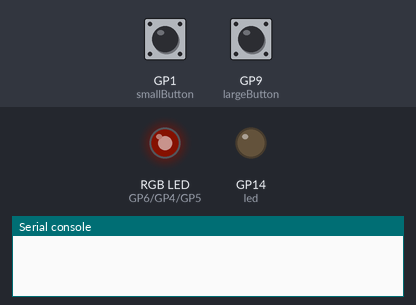
Bench run of a program on a simulated Raspberry Pi Pico running CircuitPython. Parts: an RGB LED mixed from three pins (HIGH = lit), output pins drawn as LEDs (lit = HIGH), the last lines printed to the serial console. Inputs (shaded band) come from the test bench; at power-on: GP1 (smallButton) HIGH, GP9 (largeButton) HIGH. Dim RGB values are drawn brighter than linear; random numbers come from a fixed seed; pins used as bus, display or sensor lines are not drawn.

Above: at 1.4 s.
At 10.3 s:
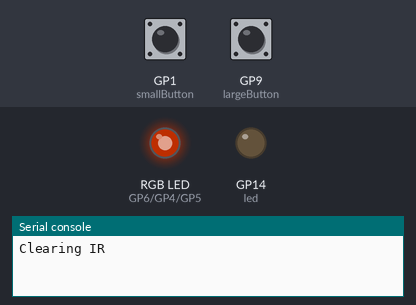
10.4 s: GP1 (smallButton) pulled LOW for 0.15 s
12.0 s: GP9 (largeButton) pulled LOW for 0.15 s
13.6 s: GP1 (smallButton) pulled LOW for 1 s
At 14.5 s:
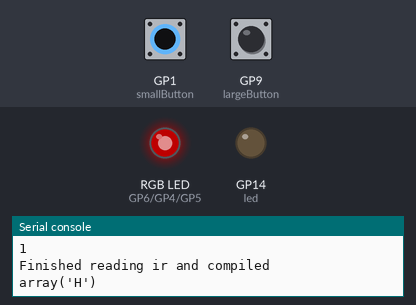
Timing chart, 0 to 14.7 s (numbered marks = the images above; inputs shaded):
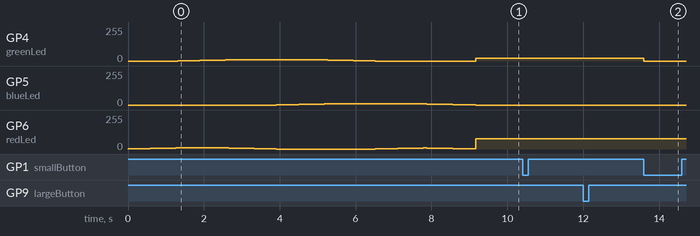

The program:

code.py
```python
import time
import board
from digitalio import DigitalInOut, Direction, Pull
import pwmio
import digitalio
import random
import alarm
import pulseio
import array

#Order of apple remote capture
#1. MENU
#2. PAUSE
#3. UP
#4. DOWN
#5. LEFT
#6. RIGHT
#7. SELECT

debug = False

piezo = True

led = pwmio.PWMOut(board.GP14, frequency=5000, duty_cycle=0)

if piezo:
    piezo = pwmio.PWMOut(board.GP8, frequency=1000, duty_cycle=0)
else:
    piezo = pwmio.PWMOut(board.GP2, frequency=1000, duty_cycle=0)

redLed = pwmio.PWMOut(board.GP6, frequency=5000, duty_cycle=0)
greenLed = pwmio.PWMOut(board.GP4, frequency=5000, duty_cycle=0)
blueLed = pwmio.PWMOut(board.GP5, frequency=5000, duty_cycle=0)

ir_read = pulseio.PulseIn(board.GP18, maxlen=100, idle_state=True)
ir_led = pulseio.PulseOut(board.GP13, frequency=38000, duty_cycle=2**15)

largeButton = DigitalInOut(board.GP9)
largeButton.direction = Direction.INPUT
largeButton.pull = Pull.UP

smallButton = digitalio.DigitalInOut(board.GP1)
smallButton.direction = digitalio.Direction.INPUT
smallButton.pull = digitalio.Pull.UP

#pulses = []

def resetRGBLEDValues():
    redLed.duty_cycle = 0
    greenLed.duty_cycle = 0
    blueLed.duty_cycle = 0

def rainbowLED(timeLength=0.0009, stop=None, valuer=True):
    resetRGBLEDValues()
    for i in range(0, 2000):
        redLed.duty_cycle = i
        time.sleep(timeLength)
        if stop != None:
            if stop.value == valuer:
                return
    for i in range(0, 2000):
        greenLed.duty_cycle = i
        time.sleep(timeLength)
        if stop != None:
            if stop.value == valuer:
                return
    for i in reversed(range(0, 2000)):
        redLed.duty_cycle = i
        time.sleep(timeLength)
        if stop != None:
            if stop.value == valuer:
                return
    for i in range(0, 2000):
        blueLed.duty_cycle = i
        time.sleep(timeLength)
        if stop != None:
            if stop.value == valuer:
                return
    for i in reversed(range(0, 2000)):
        greenLed.duty_cycle = i
        time.sleep(timeLength)
        if stop != None:
            if stop.value == valuer:
                return
    for i in range(0, 2000):
        redLed.duty_cycle = i
        time.sleep(timeLength)
        if stop != None:
            if stop.value == valuer:
                return
    for i in reversed(range(0, 2000)):
        redLed.duty_cycle = i
        blueLed.duty_cycle = i
        time.sleep(timeLength)
        if stop != None:
            if stop.value == valuer:
                return

# mode = -1
ir_read.pause()

mode = 0
maxModePlus1 = 4
resetRGBLEDValues()

i = 0

# for i in range(0, 20000):
#     if i < 5001:
#         greenLed.duty_cycle = i
#     redLed.duty_cycle = i
#     time.sleep(.000000000001)

rainbowLED(timeLength=0.0006, stop=largeButton, valuer=False)

command = array.array('H', [65000, 100, 65000, 100])

while True:
    if debug:
        print(str(mode))

#########################################################################################################
    #Mode 0 - Normal: IR, random tones etc. Colour = Orange/Yellow
    if mode == 0:
        redLed.duty_cycle = 20000
        greenLed.duty_cycle = 5000

        while smallButton.value:
            if smallButton.value:
                print("Clearing IR")
                ir_read.clear()
                ir_read.resume()
                while smallButton.value:
                    if not largeButton.value:
                        if mode + 1 != maxModePlus1:
                            mode += 1
                        else:
                            mode = 0
                        print(str(mode))
                        while not largeButton.value:
                            time.sleep(.25)

                ir_read.pause()
                command = array.array('H', [ir_read[x] for x in range(len(ir_read))])
                led.deinit()
                led = pulseio.PulseOut(board.GP14, frequency=38000, duty_cycle=2**15)
                led.send(command)
                led.deinit()
                led = pwmio.PWMOut(board.GP14, frequency=5000, duty_cycle=0)
                print("Finished reading ir and compiled")
                print(str(command))
                #pulses.append(command)

        if not largeButton.value:
            print('IR COMMAND IS: ' + str(command))
            time.sleep(.5)
            while largeButton.value:
                led.duty_cycle = 65535
            resetRGBLEDValues()
            for c in range(1, 5000):
                led.duty_cycle = random.randint(100, 65535)
                piezo.duty_cycle = random.randint(100, 65535)
            print("Finished pre-dance")
            #for com in pulses:
            ir_led.send(command)
                #print(str(com))
                #time.sleep(.25)
            print("Sent IR")
            while not largeButton.value:
                led.duty_cycle = random.randint(100, 65535)
                piezo.duty_cycle = random.randint(100, 65535)
            led.duty_cycle = 0
            piezo.duty_cycle = 0

        else:
            continue

#########################################################################################################
    #Mode 1: Sustained Annoying Tones. Color = Red
    if mode == 1:
        resetRGBLEDValues()
        redLed.duty_cycle = 10000
        if not largeButton.value:
            #IR Stuff happens here
            resetRGBLEDValues()
            while not largeButton.value:
                led.duty_cycle = 65535
                piezo.duty_cycle = 65535
                if smallButton.value:
                    if mode + 1 != maxModePlus1:
                        mode += 1
                    else:
                        mode = 0
                    print(str(mode))
                    while smallButton.value:
                        time.sleep(.25)
                continue
            led.duty_cycle = 0
            piezo.duty_cycle = 0
        else:
            continue

#########################################################################################################
    #Mode 2: BLAST IR EVERYWHERE! - Purple: Tries evveery on/off code that it knows to try and turn off any tv
    if mode == 2:
        resetRGBLEDValues()
        blueLed.duty_cycle =  2000
        redLed.duty_cycle = 2000
        led.deinit()
        led = DigitalInOut(board.GP14)
        led.direction = Direction.OUTPUT
        breakI = False
        #print("Yahpppppp" + str(i) + str(largeButton.value))
        while not largeButton.value:
            f = open("/codes.txt", "r")
            time.sleep(.5)
            for line in f:
                if breakI == True:
                    print(str(breakI))
                    break
                code = eval(line)
                print(code)
                led.value = True
                # If this is a repeating code, extract details
                try:
                    repeat = code["repeat"]
                    delay = code["repeat_delay"]
                except KeyError:  # by default, repeat once only!
                    repeat = 1
                    delay = 0
                # The table holds the on/off pairs
                table = code["table"]
                pulses = []  # store the pulses here
                # Read through each indexed element
                for i in code["index"]:
                    pulses += table[i]  # and add to the list of pulses
                pulses.pop()  # remove one final 'low' pulse
                ir_led.deinit()
                with pulseio.PulseOut(
                    board.GP13, frequency=code["freq"], duty_cycle=2**15
                ) as pulse:
                    for i in range(repeat):
                        pulse.send(array.array("H", pulses))
                        time.sleep(delay)

                led.value = False
                time.sleep(code["delay"])
                if smallButton.value:
                    mode = 3
                    led.deinit()
                    led = pwmio.PWMOut(board.GP14, frequency=5000, duty_cycle=0)
                    pulse.deinit()
                    ir_led = pulseio.PulseOut(board.GP13, frequency=38000, duty_cycle=2**15)
                    time.sleep(.5)
                    breakI = True
                    print(str(breakI))
            f.close()
        i += 1

#################################################################################################################
    #Mode 3 - Epson Whiteboards: I think that this mode turns on and off Epson whiteboards - Purple I think?
    if mode == 3:
        resetRGBLEDValues()
        blueLed.duty_cycle =  2000
        #redLed.duty_cycle = 2000
        #greenLed.duty_cycle = 2000
        led.deinit()
        led = DigitalInOut(board.GP14)
        led.direction = Direction.OUTPUT
        breakI = False

        while not largeButton.value:
            led.deinit()
            led = DigitalInOut(board.GP14)
            led.direction = Direction.OUTPUT
            if breakI == True:
                break
            f = open("/remote.txt", "r")
            time.sleep(.1)
            for line in f:
                if breakI == True:
                    print(str(breakI))
                    break
                code = eval(line)
                print(code)
                led.value = True
                # If this is a repeating code, extract details
                try:
                    repeat = code["repeat"]
                    delay = code["repeat_delay"]
                except KeyError:  # by default, repeat once only!
                    repeat = 1
                    delay = 0
                # The table holds the on/off pairs
                table = code["table"]
                pulses = []  # store the pulses here
                # Read through each indexed element
                for i in code["index"]:
                    pulses += table[i]  # and add to the list of pulses
                pulses.pop()  # remove one final 'low' pulse
                ir_led.deinit()
                with pulseio.PulseOut(
                    board.GP13, frequency=code["freq"], duty_cycle=2**15
                ) as pulse:
                    for i in range(repeat):
                        pulse.send(array.array("H", pulses))
                        time.sleep(delay)

                led.value = False
                time.sleep(code["delay"])
            f.close()
            led.deinit()
            led = pwmio.PWMOut(board.GP14, frequency=5000, duty_cycle=0)
            pulse.deinit()
            ir_led = pulseio.PulseOut(board.GP13, frequency=38000, duty_cycle=2**15)
            while not largeButton.value:
                led.duty_cycle = random.randint(100, 65535)
                piezo.duty_cycle = random.randint(100, 65535)
                if smallButton.value:
                    mode = 4
                    time.sleep(.5)
                    breakI = True
                    print(str(breakI))
            led.duty_cycle = 0
            piezo.duty_cycle = 0
            time.sleep(1)
        time.sleep(.5)

###########################################################################################################
    #Mode 4 - Pretend Pairing: I have no idea why this is still in the code,
    #but whatever, Green fading LED and fading and rising piezo
#     if mode == 4:
#         resetRGBLEDValues()
#         for i in range(0, 20000):
#             greenLed.duty_cycle = i
#             piezo.duty_cycle = i*3
#             while smallButton.value:
#                 if not largeButton.value:
#                     if mode + 1 != maxModePlus1:
#                         mode += 1
#                     else:
#                         mode = 0
#                     print(str(mode))
#                     while not largeButton.value:
#                         time.sleep(.25)
#         time.sleep(.0005)
#         print("Finished Up")
#         for i in range(20000, 0, -1):
#             greenLed.duty_cycle = i
#             piezo.duty_cycle = i*3
#             while smallButton.value:
#                 if not largeButton.value:
#                     if mode + 1 != maxModePlus1:
#                         mode += 1
#                     else:
#                         mode = 0
#                     print(str(mode))
#                     while not largeButton.value:
#                         time.sleep(.25)
#             time.sleep(.0005)
#
#         print("Finished Down")
#
        #Secret last mode for deep sleep
#     if mode == 6:
#         resetRGBLEDValues()
#         blueLed.duty_cycle = 10000
#         time.sleep(1)
#         resetRGBLEDValues()
#         largeButton.deinit()
#         pin_alarm = alarm.pin.PinAlarm(pin=board.GP9, value=False, pull=True)
#
#         # Exit the program, and then deep sleep until the alarm wakes us.
#         resetRGBLEDValues()
#         alarm.exit_and_deep_sleep_until_alarms(pin_alarm)
```

Measured:
- after the input at 13.6 s, GP4 (greenLed): 19/255 → 0/255 at once
